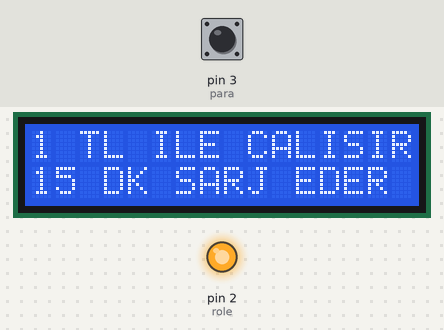
A sketch run on a simulated Arduino Uno, built with avr-gcc and run on an emulated ATmega328P. Shown: 16×2 character LCD, output pins drawn as LEDs (lit = HIGH). The inputs (shaded band) are chosen by the test bench; at power-on: pin 3 (para) LOW.

Above: at 2.3 s.
2.4 s: pin 3 (para) driven HIGH
At 3.3 s:
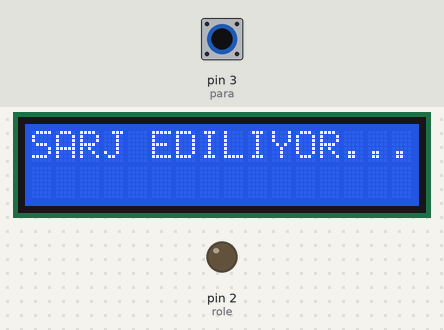
5.4 s: pin 3 (para) driven LOW
At 5.8 s:
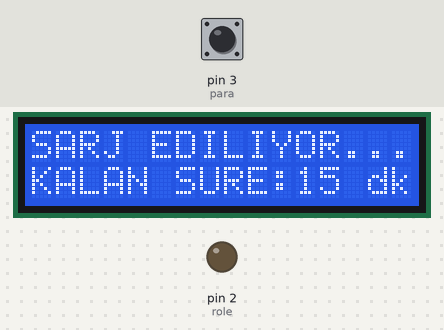
6.9 s: pin 3 (para) driven HIGH
At 7.3 s:
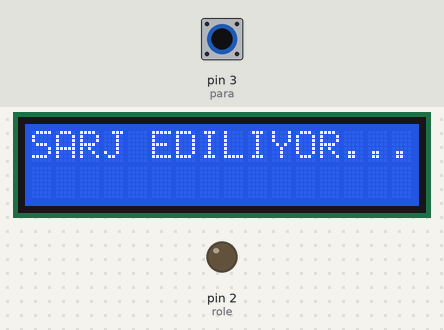
9.9 s: pin 3 (para) pulsed LOW 5 times (0.12 s each, 0.3 s apart)
At 10.73 s:
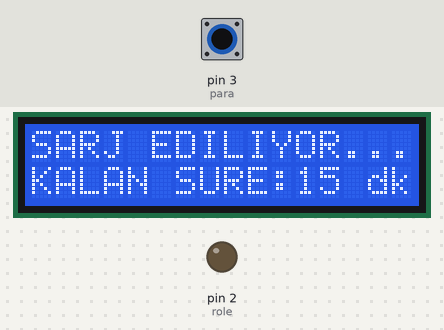
Timing chart, 0 to 12.9 s (numbered marks = the images above; inputs shaded):
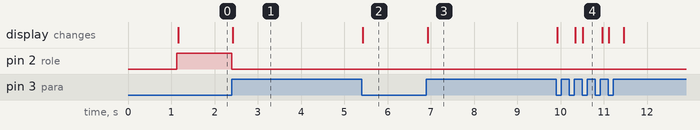

Measured:
- after the input at 2.4 s, pin 2 (role): HIGH → LOW at once; the display: changes at once (image 1)
- after the input at 5.4 s, the display: changes at once (image 2)
- after the input at 6.9 s, the display: changes at once (image 3)
- after the input at 9.9 s, the display: changes at once (image 4)

The sketch:

sarj_cihazi.ino
```cpp
//kutuphane tanimlamalari
#include <LiquidCrystal_I2C.h>

//jeton durumu
bool jeton=0;

//calisma suresi
unsigned long sure = 10;

//zaman ayarlari
unsigned long gecmis_zaman;

//pin tanimlamalari
#define role 2
#define para 3

//ekran_guncelle
byte ekran_gun = 4534;

//ekran tanimlaniyor
LiquidCrystal_I2C lcd(0x27, 16, 2);

//kurulum
void setup() {

  //pin giris ve cikislari tanimlandi
  pinMode(role, OUTPUT);
  pinMode(para, INPUT);

  //lcd ayari
  lcd.init();
  lcd.backlight();
  lcd.clear();
  lcd.print(" **HOSGELDINIZ***");
  lcd.setCursor(0,1); //Second line
  lcd.print("SISTEM KURULUYOR");
  delay(1000);
  lcd.clear();
  lcd.print("1 TL ILE CALISIR");
  lcd.setCursor(0,1); //Second line
  lcd.print("15 DK SARJ EDER");
  }

void loop() {
 //simdiki zaman
  unsigned long zaman = millis();
  jeton = digitalRead(para);

  if(jeton==1){
    gecmis_zaman=zaman;
    sure = 900000;//milisaniye
    ekran_gun=1;
    }

    if((gecmis_zaman+sure)<=zaman){
      digitalWrite(role, HIGH);//calisiyor
          if(ekran_gun==0){
            //birsey yapma
          }else{
            lcd.clear();
            lcd.print("1 TL ILE CALISIR");
            lcd.setCursor(0,1); //Second line
            lcd.print("15 DK SARJ EDER");
            ekran_gun=0;
            }
    }else{
        if(ekran_gun==2){
            lcd.setCursor(0,1);
            unsigned long kalan_sn = (gecmis_zaman+sure)-zaman;
            kalan_sn=(kalan_sn/1000);

            if(kalan_sn>60){
                  kalan_sn=(kalan_sn/60);
                  kalan_sn=kalan_sn+1;
                  String kalan_saniye = String(kalan_sn);
                  kalan_saniye = "KALAN SURE:"+ kalan_saniye + " dk       ";
                  lcd.print(kalan_saniye);
              }else{
                  kalan_sn=(kalan_sn);
                  String kalan_saniye = String(kalan_sn);
                  kalan_saniye = "KALAN SURE:"+ kalan_saniye + " sn       ";
                  lcd.print(kalan_saniye);
                }


          }else{
            digitalWrite(role, LOW);//calisiyor
            lcd.clear();
            lcd.print("SARJ EDILIYOR...");
            ekran_gun=2;
            }
    }


}
```
